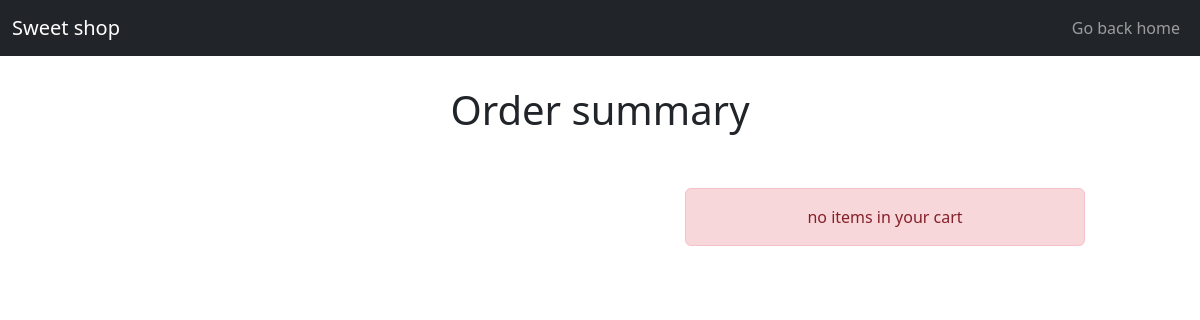
The page /cart_detail/ on the database as committed earlier.
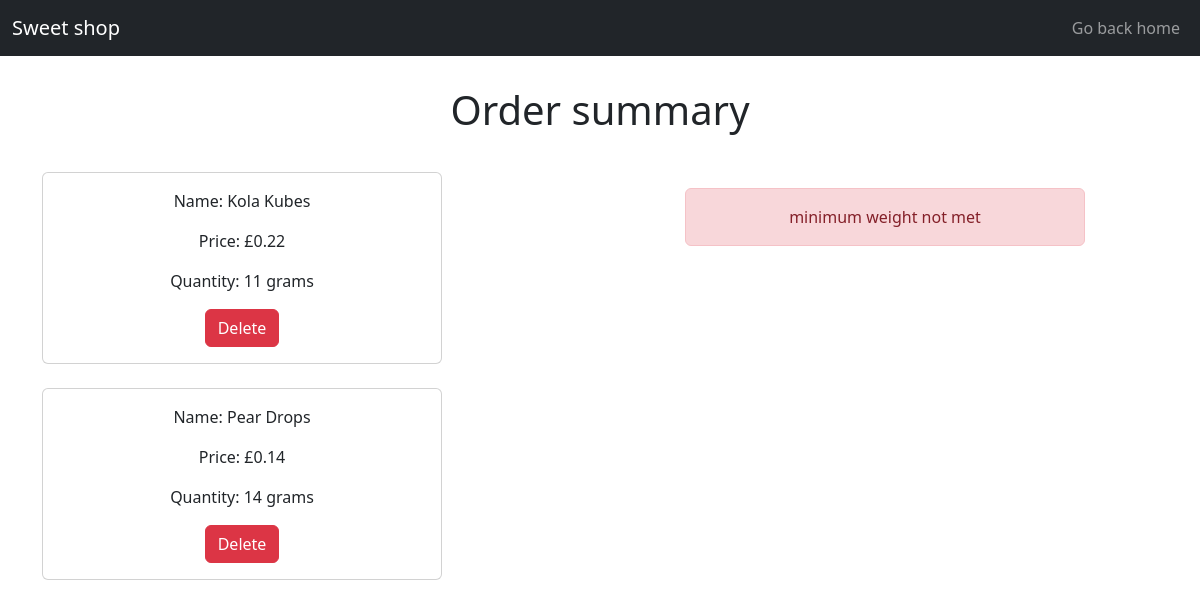
The same page on the database as committed later.
### sweets/models.py (models this page shows)
class Cart(models.Model):
    name = models.CharField(max_length=100)
    weightPerSweet = models.DecimalField(max_digits=10, decimal_places=2)
    price = models.FloatField()
    quantityInGrams = models.IntegerField()

### sweets/views.py (the view, shortened to what this page needs)
# urls.py: path('cart_detail/',sweetViews.cart_detail,name='cart_detail'),
def cart_detail(request):
    whole_cart = Cart.objects.all()
    try:
        whole_total = Cart.objects.aggregate(Sum('price'))
        whole_weight = Cart.objects.aggregate(Sum('quantityInGrams'))
        total = (whole_total['price__sum'])
        weight = (whole_weight['quantityInGrams__sum'])
    except:
        return render(request, 'cart_detail.html', {'error': 'no items in your cart'})
    return render(request, 'cart_detail.html', {'whole_cart': whole_cart, 'error': 'minimum weight not met'})

### sweets/templates/cart_detail.html (shortened to what this page needs)
<!DOCTYPE html>
<html>
    <head lang="en">
        <link href="https://cdn.jsdelivr.net/npm/bootstrap@5.2.0/dist/css/bootstrap.min.css" rel="stylesheet">
    </head>
    <body>
      <nav class="navbar navbar-expand-lg navbar-dark bg-dark">
        <div class="container-fluid">
        <a class="navbar-brand" >Sweet shop</a>
        <div class="collapse navbar-collapse" id="navbarNavAltMarkup">
            <div class="navbar-nav ms-auto">
                <a class="nav-link" href="{% url 'index' %}">
                  Go back home
                </a>
            </div>
        </div>
        </div>
      </nav>
      <center>
        <h1 style="padding: 30px;">Order summary</h1>
        <div class="container text-center">
          <div class="row row-cols-2">
            <div class="col">
              <div class="row row-cols-1 row-cols-md-3 g-4" style="flex-flow: column;">
                {% for cart in whole_cart %}
                <div v-for="sweet in sweets" class="col" >
                  <div class="card" style="width: 400px;">
                    <div class="card-body">
                      <p class="card-text">Name: {{ cart.name }}</p>
                      <p class="card-text">Price: £{{ cart.price }}</p>
                      <p class="card-text">Quantity: {{ cart.quantityInGrams }} grams </p>
                      <a class="btn btn-danger"href="delete_item/{{ cart.id }}">Delete</a>
                    </div>
                  </div>
                </div>
                {% endfor %}
              </div>
            </div>
            <div class="col">
    {% if error %}
    <center>
    <div class="alert alert-danger mt-3" role="alert" style="width: 400px;" >
      {{ error }}
    </div>
    </center>
    {% endif %}
            </div>
          </div>
        </div>
    </center>
    </body>
</html>

Rows that differ between the two databases and show on the page:
added Cart: name "Kola Kubes", price "0.22", quantityInGrams "11"
added Cart: name "Pear Drops", price "0.14", quantityInGrams "14"
Other text that changed with them:
{{ error }}: "no items in your cart" → "minimum weight not met"
